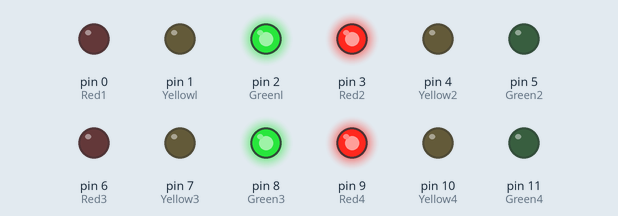
Bench run of a sketch on a simulated Arduino Uno, built with avr-gcc and run on an emulated ATmega328P. On the bench: output pins drawn as LEDs (lit = HIGH).

Above: at 1.0 s.
At 3.6 s:
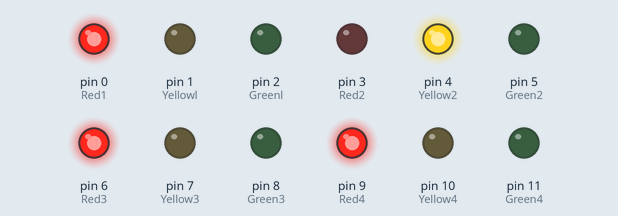
At 5.1 s:
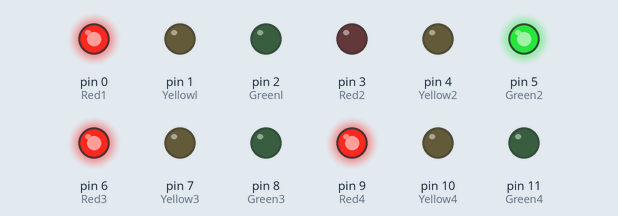
At 7.6 s:
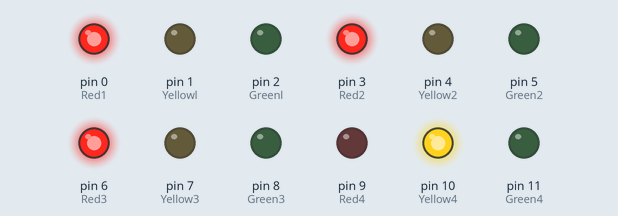
At 9.2 s:
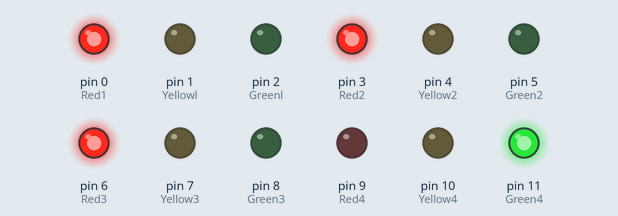
At 13.8 s:
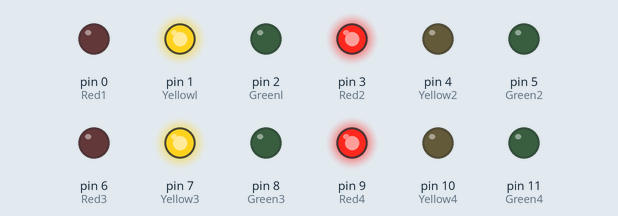
Timing chart, 0 to 14.7 s (numbered marks = the images above):
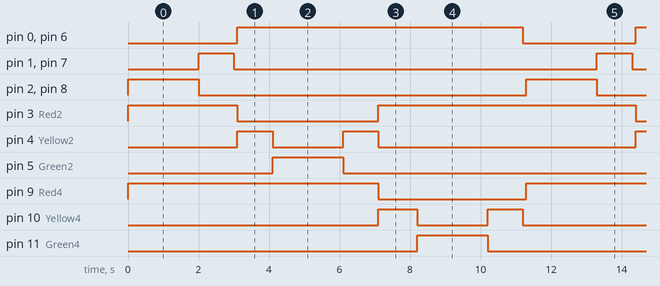

Measured:
- by itself, pin 0 (Red1), pin 6 (Red3): alternates HIGH for 8.1 s and LOW for 3.2 s
- by itself, pin 1 (Yellowl), pin 7 (Yellow3): alternates HIGH for 1.0 s and LOW for 10.3 s
- by itself, pin 2 (Greenl), pin 5 (Green2), pin 8 (Green3), pin 11 (Green4): alternates HIGH for 2.0 s and LOW for 9.3 s
- by itself, pin 3 (Red2): repeats every 11.3 s: LOW 4.0 s, HIGH 7.3 s
- by itself, pin 4 (Yellow2): repeats every 11.3 s: LOW 2.0 s, HIGH 1.0 s, LOW 7.3 s, HIGH 1.0 s
- by itself, pin 9 (Red4): alternates HIGH for 7.1 s and LOW for 4.2 s
- by itself, pin 10 (Yellow4): repeats every 11.3 s: LOW 2.0 s, HIGH 1.0 s, LOW 7.2 s, HIGH 1.1 s

The sketch:

traffic.ino
```cpp
int Red1=0;
int Yellowl=1;
int Greenl=2;
int Red2=3;
int Yellow2=4;
int Green2=5;
int Red3=6;
int Yellow3=7;
int Green3=8;
int Red4=9;
int Yellow4=10;
int Green4=11;

void setup() {
pinMode (Red1, OUTPUT);
pinMode (Greenl, OUTPUT);
pinMode (Yellowl, OUTPUT);
pinMode (Red2, OUTPUT);
pinMode (Green2, OUTPUT);
pinMode (Yellow2, OUTPUT);
pinMode (Red3, OUTPUT);
pinMode (Green3, OUTPUT);
pinMode (Yellow3, OUTPUT);
pinMode (Red4, OUTPUT);
pinMode (Green4, OUTPUT);
pinMode (Yellow4, OUTPUT);
}

void loop() {
//Traffic 1 and 3
digitalWrite (Greenl, HIGH);
digitalWrite (Green3, HIGH);
digitalWrite (Red2, HIGH);
digitalWrite (Red4, HIGH);
delay(2000);

digitalWrite (Yellowl, HIGH);
digitalWrite (Yellow3, HIGH);
digitalWrite (Greenl, LOW);
digitalWrite (Green3, LOW);
delay(1000);

digitalWrite (Yellowl, LOW);
digitalWrite (Yellow3, LOW);
digitalWrite (Greenl, LOW);
delay(100);

//Traffic 2
digitalWrite (Yellow2, HIGH);
digitalWrite (Red1, HIGH);
digitalWrite (Red3, HIGH);
digitalWrite (Red2, LOW);
delay(1000);
digitalWrite (Green2, HIGH);
digitalWrite (Yellow2, LOW);
digitalWrite (Red1, HIGH);
digitalWrite (Red3, HIGH);
digitalWrite (Red2, LOW);
delay(2000);

digitalWrite (Yellow2, HIGH);
digitalWrite (Green2, LOW);
digitalWrite (Red3, HIGH);
delay(1000);

digitalWrite (Yellow4, HIGH);
digitalWrite (Red2, HIGH);
digitalWrite (Yellow2, LOW);
digitalWrite (Red4, LOW);
delay(1000);

digitalWrite (Yellow2, LOW);
digitalWrite(Yellow3, LOW);
delay(100);

//Traffic 4
digitalWrite (Green4, HIGH);
digitalWrite (Red2, HIGH);
digitalWrite (Red3, HIGH);
digitalWrite (Red4, LOW);
digitalWrite (Yellow4, LOW);
delay(2000);

digitalWrite (Yellow4, HIGH);
digitalWrite (Green4, LOW);
delay(1000);

digitalWrite (Yellow4, LOW);
digitalWrite (Yellowl, LOW);
digitalWrite (Green4, LOW);
digitalWrite (Red1, LOW);
digitalWrite(Red3, LOW);
delay(100);
}
```
